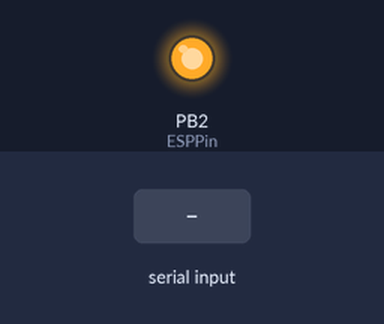
Simulated run of this sketch. Board: ATtiny85, built with avr-gcc and run on an emulated ATtiny85. Shown: output pins drawn as LEDs (lit = HIGH). Inputs (shaded band) come from the test bench. Sleep ends after the set time or at an interrupt.

Above: at 1.2 s.
1.3 s: "<Sent>" received over the second serial link
At 1.9 s:
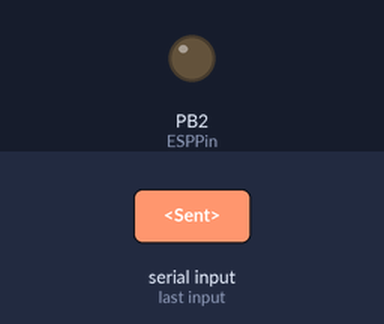
Timing chart, 0 to 4.3 s (numbered marks = the images above; inputs shaded):
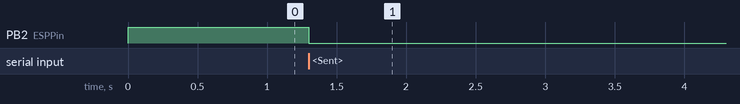

The sketch:

MoistureMQTT_Attiny.ino
```cpp
//   __  __     _    _                __  __  ___ _____ _____
//  |  \/  |___(_)__| |_ _  _ _ _ ___|  \/  |/ _ \_   _|_   _|
//  | |\/| / _ \ (_-<  _| || | '_/ -_) |\/| | (_) || |   | |
//  |_|_ |_\___/_/__/\__|\_,_|_| \___|_|  |_|\__\_\|_|   |_|
//    /_\| |_| |_(_)_ _ _  _( _ ) __|
//   / _ \  _|  _| | ' \ || / _ \__ \
//  /_/ \_\__|\__|_|_||_\_, \___/___/
//                      |__/
//
// Cybernetic 06/2022
// Running on Attiny85
// Description:
//      1/ Turn On the ESP01
//      2/ If ESP01 ready, send battery voltage and moisture value
//      3/ If ESP01 return message sent, turn off the ESP01
//      4/ Go to sleep mode during 30minutes
//      5/ Repeat
//
//               ATTINY85
//               _________
//              |         |
// -Reset-/A0/5-|         |-VCC
//    CLKI/A3/3-|         |-2/SCK/SCL
//    CLKO/A2,4-|         |-1/MISO
//          GND-|         |-0/MOSI/SDA
//              |_________|

#include <EEPROM.h>
#include <SoftwareSerial.h>
#include <avr/interrupt.h>
#include <avr/io.h>  // Adds useful constants
#include <avr/sleep.h>
#include <stdlib.h>

// Routines to set and clear bits (used in the sleep code)
#ifndef cbi
#define cbi(sfr, bit) (_SFR_BYTE(sfr) &= ~_BV(bit))
#endif
#ifndef sbi
#define sbi(sfr, bit) (_SFR_BYTE(sfr) |= _BV(bit))
#endif

volatile boolean f_wdt = 1;

#define MOISTURE 1
#define BATTERY 2
#define TEMPERATURE 3

// Serial
SoftwareSerial mySerial(1, 0);  // rx,tx

// Pins
const int batteryPin = A3;
const int moisturePin = A2;
const int ESPPin = 2;

// Variables for Serial com
const byte numChars = 32;
char receivedChars[numChars];  // an array to store the received data
boolean newData = false;
#define NONE 1
#define READY_RECEIVED 2
#define SENT_RECEIVED 3
int status = 0;
long previous_millis = 0;

void setup() {
    OSCCAL = 144;  //0 65 //1 144// Tuning Attiny85 for Serial Garbages Fix, see https://jloh02.github.io/projects/tuning-attiny85/ and Attiny85Tuning.ino
    mySerial.begin(9600);
    pinMode(moisturePin, INPUT);
    pinMode(batteryPin, INPUT);
    pinMode(ESPPin, OUTPUT);
    digitalWrite(ESPPin, HIGH);
    setup_watchdog(9);
}

void loop() {
    unsigned long now = millis();
    recvWithStartEndMarkers();
    status = showNewData();
    String msg_data;
    switch (status) {
        case READY_RECEIVED:
            if (now - previous_millis >= 200) {
                msg_data += F("m:");
                msg_data += String(get_value(MOISTURE));
                msg_data += F(",b:");
                msg_data += String(get_value(BATTERY));
                msg_data += F(",t:");
                msg_data += String(get_value(TEMPERATURE));
                mySerial.print("<");
                mySerial.print(msg_data);
                mySerial.println(">");
                previous_millis = now;
            }
            break;
        case SENT_RECEIVED:
            digitalWrite(ESPPin, LOW);
            pinMode(ESPPin, INPUT);          // Set the ports to be inputs - saves more power
            for (int i = 0; i < 675; i++) {  // 675*8s=5400s=1h30min
                system_sleep();              // Send the unit to sleep
            }
            // Set the ports to be output again
            pinMode(ESPPin, OUTPUT);
            digitalWrite(ESPPin, HIGH);
            break;
        default:
            break;
    }
}

int get_value(int data) {
    int value = 0;
    switch (data) {
        case MOISTURE:
            analogRead(moisturePin);  // discard
            value = analogRead(moisturePin);
            delay(1);  // See https://www.quora.com/Why-is-a-little-delay-needed-after-analogRead-in-Arduino
            break;
        case BATTERY:
            analogRead(batteryPin);
            value = analogRead(batteryPin);
            delay(1);  // same
            break;
        case TEMPERATURE:
            get_temperature();
            value = get_temperature();
            delay(1);  // same
            break;
        default:
            break;
    }
    return value;
}

int get_temperature() {
    ADMUX = 0xaf & (0x8f | ADMUX);  // Set ADMUX to 0x8F in order to choose ADC4 and Set VREF to 1.1V (Without changing ADLAR p134 in datasheet)
    ADCSRA |= _BV(ADSC);            // Start conversion
    while ((ADCSRA & _BV(ADSC)));  // Wait until conversion is finished
    return (ADCH << 8) | ADCL;
}

// set system into the sleep state
// system wakes up when wtchdog is timed out
void system_sleep() {
    cbi(ADCSRA, ADEN);                    // switch Analog to Digitalconverter OFF
    set_sleep_mode(SLEEP_MODE_PWR_DOWN);  // sleep mode is set here
    sleep_enable();
    sleep_mode();       // System actually sleeps here
    sleep_disable();    // System continues execution here when watchdog timed out
    sbi(ADCSRA, ADEN);  // switch Analog to Digitalconverter ON
}

// 0=16ms, 1=32ms,2=64ms,3=128ms,4=250ms,5=500ms
// 6=1 sec,7=2 sec, 8=4 sec, 9= 8sec
void setup_watchdog(int ii) {
    byte bb;
    int ww;
    if (ii > 9) ii = 9;
    bb = ii & 7;
    if (ii > 7) bb |= (1 << 5);
    bb |= (1 << WDCE);
    ww = bb;
    MCUSR &= ~(1 << WDRF);
    // start timed sequence
    WDTCR |= (1 << WDCE) | (1 << WDE);
    // set new watchdog timeout value
    WDTCR = bb;
    WDTCR |= _BV(WDIE);
}

void recvWithStartEndMarkers() {
    static boolean recvInProgress = false;
    static byte ndx = 0;
    char startMarker = '<';
    char endMarker = '>';
    char rc;
    while (mySerial.available() > 0 && newData == false) {
        rc = mySerial.read();
        if (recvInProgress == true) {
            if (rc != endMarker) {
                receivedChars[ndx] = rc;
                ndx++;
                if (ndx >= numChars) {
                    ndx = numChars - 1;
                }
            } else {
                receivedChars[ndx] = '\0';  // terminate the string
                recvInProgress = false;
                ndx = 0;
                newData = true;
            }
        } else if (rc == startMarker) {
            recvInProgress = true;
        }
    }
}

int showNewData() {
    if (newData == true) {
        newData = false;
        if (strcmp(receivedChars, "Ready") == 0) {
            return READY_RECEIVED;
        } else if (strcmp(receivedChars, "Sent") == 0) {
            return SENT_RECEIVED;
        } else {
            return NONE;
        }
    }
    return NONE;
}

// Watchdog Interrupt Service / is executed when watchdog timed out
ISR(WDT_vect) {
    f_wdt = 1;  // set global flag
}
```

Measured:
- after the input at 1.3 s, PB2 (ESPPin): HIGH → LOW at once
